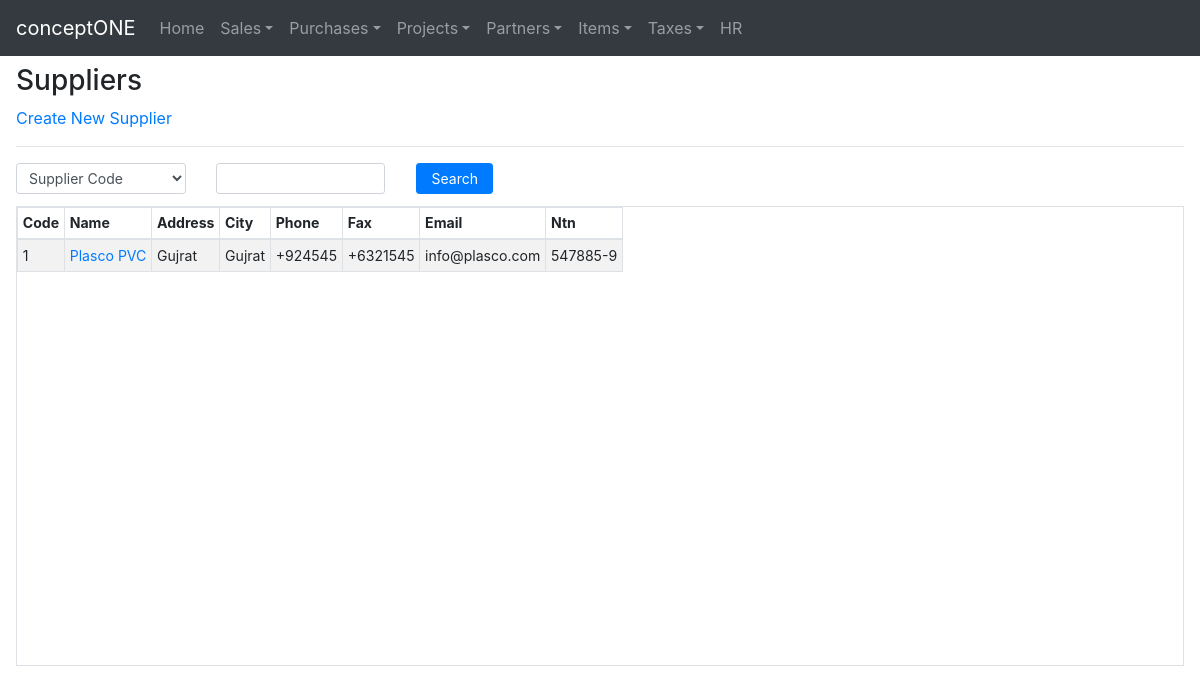
Screenshot of /suppliers/ with the database file from the repository.
### crudbasic/models.py (models this page shows, shortened)
class Suppliers(models.Model):
    supplier_code = models.CharField(max_length=16, unique=True)
    supplier_name = models.CharField(max_length=128, unique=True)
    supplier_address = models.CharField(max_length=264)
    supplier_city = models.CharField(max_length=128)
    supplier_phone = models.CharField(max_length=128, blank=True)
    supplier_fax = models.CharField(max_length=128, blank=True)
    supplier_email = models.EmailField(max_length=192, blank=True)
    supplier_ntn_number = models.CharField(max_length=128, blank=True)
    created_on = models.DateTimeField(auto_now_add=True)
    updated_on = models.DateTimeField(auto_now=True)

### crudbasic/views.py (the view, shortened to what this page needs)
# urls.py: path('suppliers/',views.SupplierView.as_view(),name='suppliers'),
class SupplierView(TemplateView):
    template_name = 'crudbasic/basedisplay.html'
    def get(self, request, *args, **kwargs):
        main_title = 'Suppliers'
        create_link= {'name':'Create New Supplier','value':'crudbasic:createsupplier'}
        search_form = BasicSearch(caller = Suppliers)
        table_head_temp = get_col_heads(Suppliers)
        table_head = []
        for idx, val in enumerate(table_head_temp):
            table_head.append(str(val[1]).split(" ")[1])
        page_data = Suppliers.objects.order_by('created_on')
        return render(request, self.template_name, {'page_data': page_data,
                                                    'search_form' : search_form,
                                                    'table_head':table_head,
                                                    'main_title':main_title,
                                                    'create_link':create_link
                                                    })

### crudbasic/forms.py
class BasicSearch(forms.Form):
    field_dct = {}
    search_by = forms.ChoiceField(choices=field_dct,widget=forms.Select(attrs={'class':'form-control form-control-sm'}))
    search_for = forms.CharField(widget=forms.TextInput(attrs={'class':'form-control form-control-sm'}))
    def __init__(self,*arg,**kwargs):
        caller = kwargs.pop('caller')
        super(BasicSearch, self).__init__(*arg,**kwargs)
        field_dct = get_col_heads(caller)
        self.fields['search_by'].choices = field_dct

### crudbasic/basic_functions.py (called while the page is built)
def get_col_heads(caller):
    caller_fields = caller._meta.fields
    field_list = []
    human_rdable_list =[]
    for fields in caller_fields:
        column_head = (str(fields)).split(".")
        human_rdable_name = column_head[-1].replace("_"," ").title()
        human_rdable_list.append(human_rdable_name)
        field_list.append(column_head[-1])
    field_list = field_list[1:-2]
    human_rdable_list = human_rdable_list[1:-2]
    field_dct = tuple(zip(field_list,human_rdable_list))
    return field_dct

### templates/crudbasic/basedisplay.html
<!DOCTYPE html>
{% extends 'crudbasic/base.html' %}
{% block body_block %}
<h3 class="">{{ main_title }}</h3>
<a class="" href="{% url create_link.value %}">{{ create_link.name }}</a>
<hr class="">
{% if search_form %}
<form method="POST">{% csrf_token %}
  <div class="row mb-0">
    <div class="col-xl-2 col-lg-3 col-md-4 mb-2">
      {{ search_form.search_by}}
    </div>
    <div class="col-xl-2 col-lg-3 col-md-4 mb-2">
      {{ search_form.search_for }}
    </div>
    <div class="col-xl-1 col-lg-1 col-md-2 pl-2 mb-1 ml-2">
      <button class="btn btn-primary btn-sm button-custom" type="submit" value="search" name="search">Search</button>
    </div>
  </div>
</form>
{% endif %}
<div class="row">
  <div class="col-md-12">
    <div class="mt-0 pb-3 pt-1">
    {% if page_data %}
    <table class="table table-bordered table-striped table-sm table-properties">
      <thead class="">
        <tr>
          {% for head in table_head %}
            <th scope="col">{{ head }}</th>
          {% endfor %}
        </tr>
      </thead>
      <tbody>
        {% if main_title == 'Customers' %}
          {% include 'crudbasic/tables/customertable.html' %}
        {% elif main_title == 'Suppliers' %}
          {% include 'crudbasic/tables/suppliertable.html' %}
        {% elif main_title == 'Items' %}
          {% include 'crudbasic/tables/itemtable.html' %}
        {% elif main_title == 'Projects' %}
          {% include 'crudbasic/tables/projecttable.html' %}
        {% elif main_title == 'Tax Rates' %}
          {% include 'crudbasic/tables/taxratetable.html' %}
        {% endif %}
      </tbody>
    </table>
    {% else %}
      <p>Oops! No Record found</p>
    {% endif %}
    </div>
  </div>
</div>
{% endblock %}

### templates/crudbasic/tables/suppliertable.html
<!DOCTYPE html>
{% for supplier in page_data %}
<tr>
  <td>{{ supplier.supplier_code }}</td>
  <td>
    <a href="update/{{supplier.id}}">{{ supplier.supplier_name }}</a>
  </td>
  <td>{{ supplier.supplier_address }}</td>
  <td>{{ supplier.supplier_city }}</td>
  <td>{{ supplier.supplier_phone }}</td>
  <td>{{ supplier.supplier_fax }}</td>
  <td>{{ supplier.supplier_email }}</td>
  <td>{{ supplier.supplier_ntn_number }}</td>
</tr>
{% endfor %}

### static/css/master.css (style rules this page uses)
.table-properties { height: 460px; display: block; overflow-y: scroll; }
.button-custom { width : 100%; }
table { font-size: 0.88rem; }

### rows the page displays
Suppliers: supplier_code "1", supplier_name "Plasco PVC", supplier_address "Gujrat", supplier_city "Gujrat", supplier_phone "+924545", supplier_fax "+6321545", supplier_email "info@plasco.com", supplier_ntn_number "547885-9"

### other values shown
{{ main_title }} "Suppliers"
{{ create_link.name }} "Create New Supplier"
{{ head }} "Code" "Name" "Address" "City" "Phone" "Fax" "Email" "Ntn"
